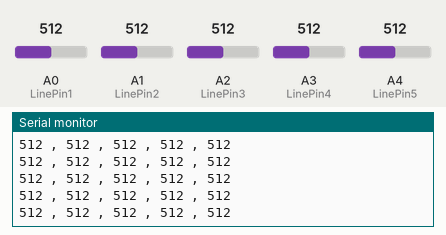
Recording of a sketch running on a simulated Arduino Uno, built with avr-gcc and run on an emulated ATmega328P. Parts: the last lines printed to the serial monitor. Inputs (shaded band) come from the test bench; at power-on: A1 (LinePin2) = 512, A0 (LinePin1) = 512, A2 (LinePin3) = 512, A3 (LinePin4) = 512, A4 (LinePin5) = 512.

Above: at 2.7 s.
2.8 s: A1 (LinePin2) set to 108
At 2.85 s:
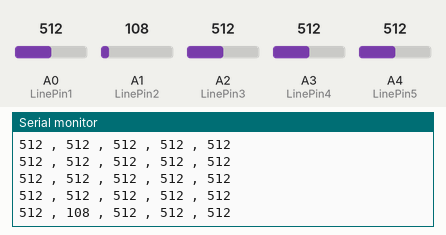
5.8 s: A1 (LinePin2) set to 91
At 5.89 s:
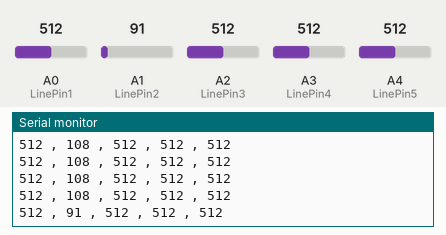
10.3 s: A0 (LinePin1) set to 105
At 10.35 s:
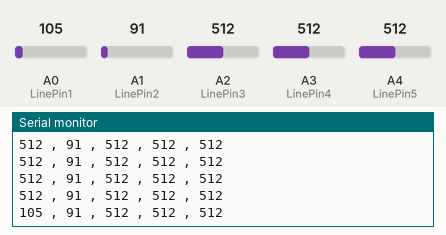
13.3 s: A0 (LinePin1) set to 95
At 13.39 s:
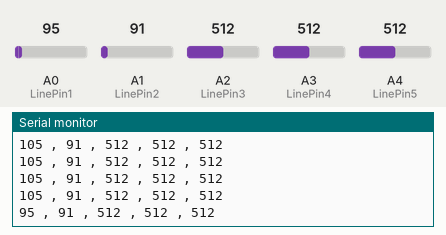
Timing chart, 0 to 15.8 s (numbered marks = the images above; inputs shaded):
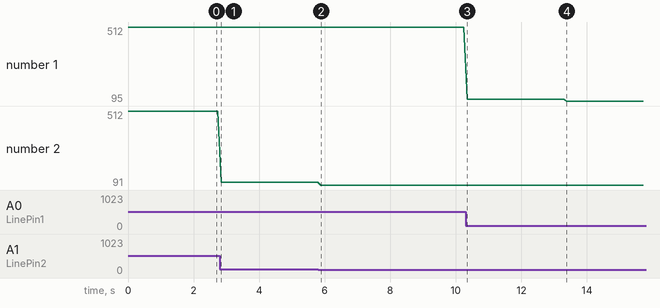

The sketch:

linefollowing_test.ino
```cpp
#include <stdio.h>

int LinePin1 = 0;
int LinePin2 = 1;
int LinePin3 = 2;
int LinePin4 = 3;
int LinePin5 = 4;

void setup() {
  // put your setup code here, to run once:
        Serial.begin(9600);
}

void loop() {
  // put your main code here, to run repeatedly:
  int l1 = analogRead(LinePin1);
  int l2 = analogRead(LinePin2);
  int l3 = analogRead(LinePin3);
  int l4 = analogRead(LinePin4);
  int l5 = analogRead(LinePin5);
  //Serial.print("Value: ");
  Serial.print(l1);Serial.print(" , ");
  Serial.print(l2);Serial.print(" , ");
  Serial.print(l3);Serial.print(" , ");
  Serial.print(l4);Serial.print(" , ");
  Serial.println(l5);
  delay(100);


}
```

Measured:
- after the input at 2.8 s, the serial monitor: prints a new line at once (image 1)
- after the input at 5.8 s, the serial monitor: prints a new line after 0.08 s (image 2)
- after the input at 10.3 s, the serial monitor: prints a new line at once (image 3)
- after the input at 13.3 s, the serial monitor: prints a new line after 0.09 s (image 4)
- plotted number 1: 512 → 105 after the input at 10.3 s, 105 → 95 after the input at 13.3 s
- plotted number 2: 512 → 108 after the input at 2.8 s, 108 → 91 after the input at 5.8 s
